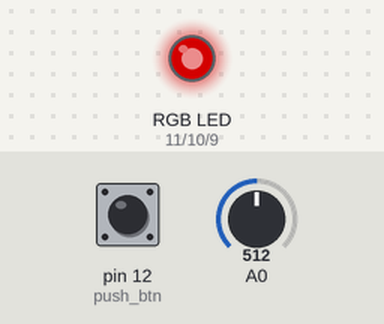
A sketch run on a simulated Arduino Uno, built with avr-gcc and run on an emulated ATmega328P. Shown: an RGB LED mixed from three pins (HIGH = lit). The inputs (shaded band) are chosen by the test bench; at power-on: A0 = 512, pin 12 (push_btn) HIGH. Dim RGB values are drawn brighter than linear.

Above: at 1.8 s.
1.9 s: A0 set to 716
At 2.8 s:
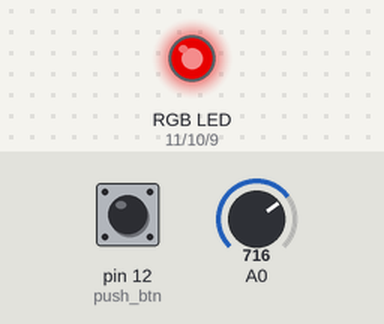
3.5 s: pin 12 (push_btn) pulled LOW for 1.2 s
At 4.4 s:
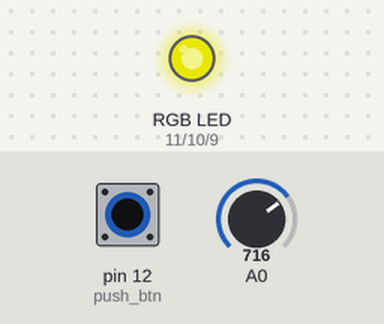
6.2 s: A0 set to 900
At 7.8 s:
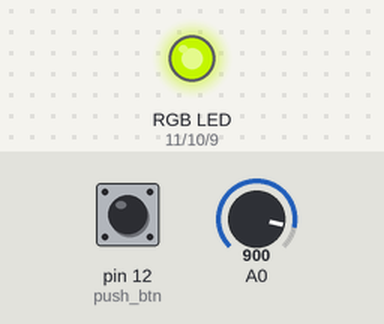
8.5 s: pin 12 (push_btn) pulled LOW for 1.2 s
At 9.4 s:
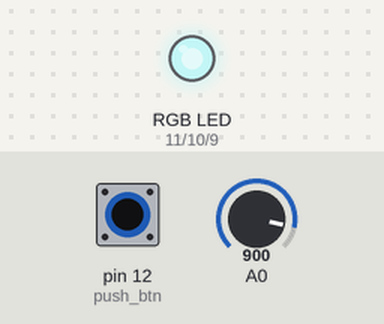
11.2 s: pin 12 (push_btn) pulled LOW for 3.2 s
At 12.9 s:
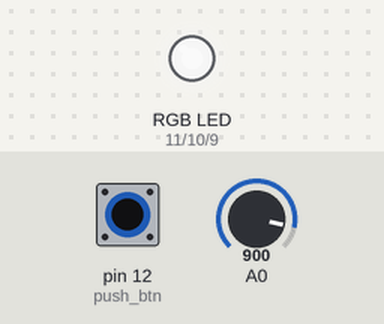
15.9 s: A0 set to 511
At 17.2 s:
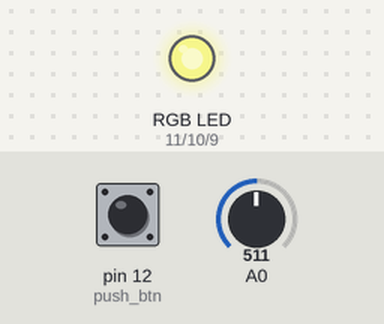
Timing chart, 0 to 18.5 s (numbered marks = the images above; inputs shaded):
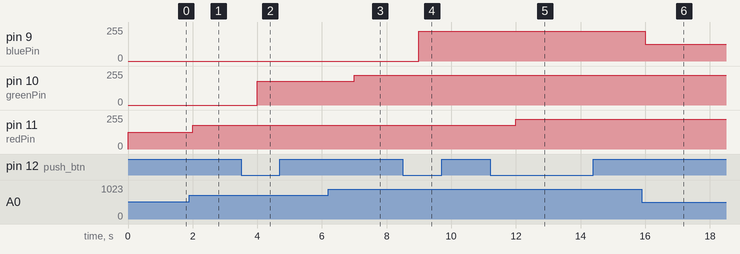

Measured:
- after the input at 1.9 s, pin 11 (redPin): 127/255 → 178/255 after 0.10 s
- after the input at 3.5 s, pin 10 (greenPin): 0/255 → 178/255 after 0.50 s
- after the input at 6.2 s, pin 10 (greenPin): 178/255 → 224/255 after 0.80 s
- after the input at 8.5 s, pin 9 (bluePin): 0/255 → 224/255 after 0.50 s
- after the input at 11.2 s, pin 11 (redPin): 178/255 → 224/255 after 0.80 s
- after the input at 15.9 s, pin 9 (bluePin): 224/255 → 127/255 after 0.10 s

The sketch:

exam_0304.ino
```cpp
int inputValue = 0; // 가변저항
int convertValue = 0;

int redPin = 11;
int greenPin = 10;
int bluePin = 9;

// 풀업 형식으로 평소에는 1의 값이 계속 들어온다. 버튼을 누르면 0의 값이 나온다.
int push_btn = 12;
int btn_state = 0;

int colorChoose = 0;

int redValue = 0;
int greenValue = 0;
int blueValue = 0;


void setup() {
  Serial.begin(9600);

  pinMode(redPin, OUTPUT);
  pinMode(greenPin, OUTPUT);
  pinMode(bluePin, OUTPUT);

  pinMode(push_btn, INPUT);
}

void loop() {
  inputValue = analogRead(A0); // 가변저항의 값
  convertValue = map(inputValue, 0, 1023, 0, 255);


  btn_state = digitalRead(push_btn);


  if(btn_state == 0)
  {
    colorChoose = colorChoose + 1;
    if(colorChoose == 3)
    {
      colorChoose = 0;
      }
    }


  if(colorChoose == 0)
  {
    redValue = convertValue;
    }
  else if(colorChoose == 1)
  {
    greenValue = convertValue;
    }
  else if(colorChoose == 2)
  {
    blueValue = convertValue;
    }

  analogWrite(redPin, redValue);
  analogWrite(greenPin, greenValue);
  analogWrite(bluePin, blueValue);

  delay(1000);
}
```
